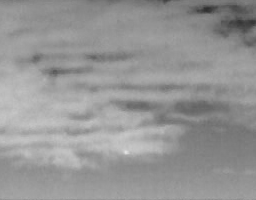
#> input picture img_003.bmp, 256 x 200 px
$ python main_scikitImage.py img_003.bmp
#> lines starting #> are read from the running program, lines starting #| are printed output that depends on the picture; after the words box and inside, x2 and y2 are one past the last pixel; in counts of white or black regions, pixels touching at a corner belong together
import sys
import skimage
import numpy as np
from skimage import io
from scipy import ndimage
from scipy.ndimage import uniform_filter


imgOrig = io.imread(sys.argv[1])
#> imgOrig is the input picture: shape (200, 256); min 47, max 227, mean 149.5
img1 = np.double(imgOrig)
# io.imshow(img1)
# io.show()
lMin = 7
localNeigh = np.zeros((lMin, lMin), np.uint8)
muImg = uniform_filter(img1, lMin)
# io.imshow(muImg)
# io.show()

maskKrlDilate = np.zeros((2*lMin+1, 2*lMin+1), np.uint8)
maskKrlDilate[0, 0] = 1
maskKrlDilate[2*lMin, 2*lMin] = 1
maskKrlDilate[lMin, 0] = 1
maskKrlDilate[2*lMin, 0] = 1
maskKrlDilate[0, lMin] = 1
maskKrlDilate[0, 2*lMin] = 1
maskKrlDilate[lMin, 2*lMin] = 1
maskKrlDilate[2*lMin, lMin] = 1

temp1 = ndimage.grey_dilation(muImg, size=(lMin,lMin), structure = maskKrlDilate)
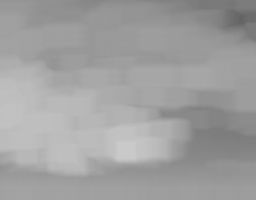
#> temp1: shape (200, 256) float64; min 99.22, max 202.6, mean 160.2
out1 = img1-temp1
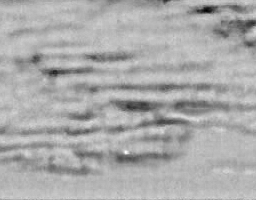
#> out1: shape (200, 256) float64; min -84.88, max 25.37, mean -10.7; drawn with min black and max white
out1[out1 < 0] = 0
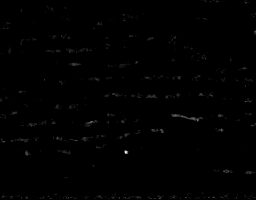
#> out1: shape (200, 256) float64; min 0, max 25.37, mean 0.1; drawn with min black and max white
out1 *= out1
#> out1: shape (200, 256) float64; 6.3% of pixels changed, all inside (x1, y1, x2, y2) = (0, 0, 256, 200)
io.imshow(out1)
io.show()
